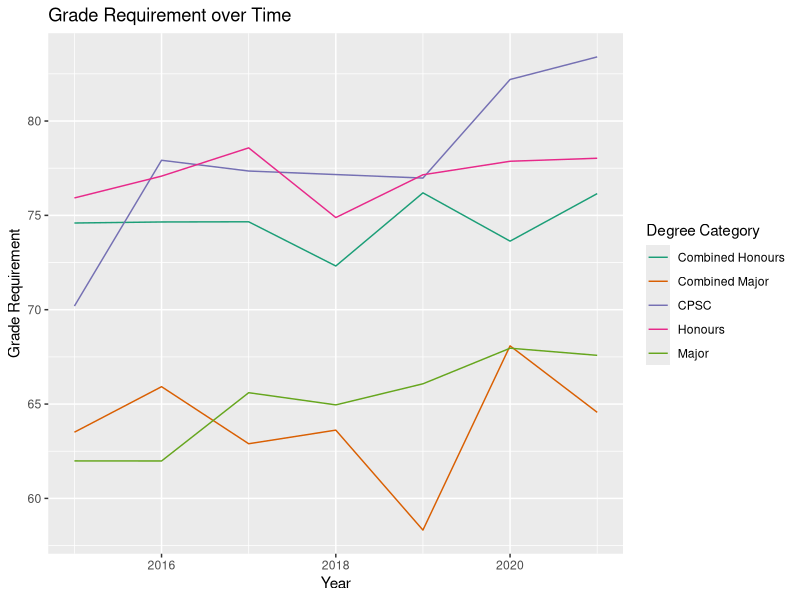
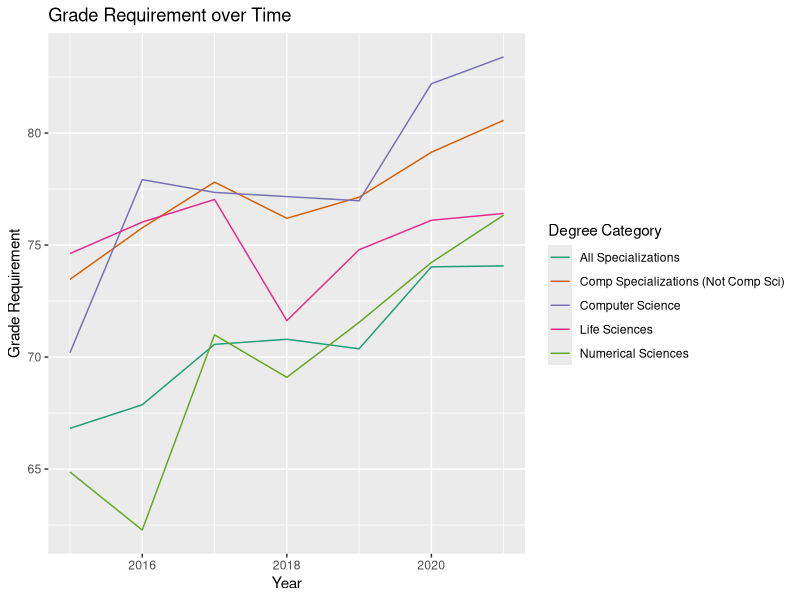
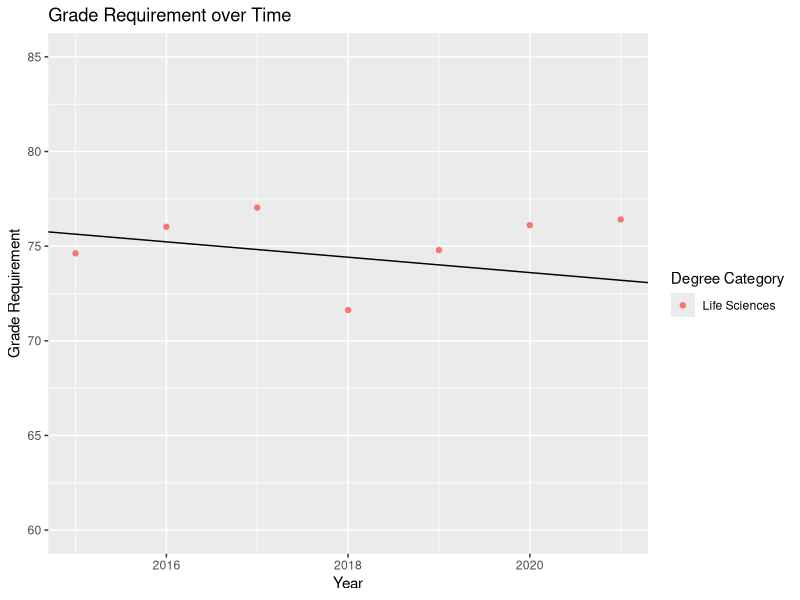
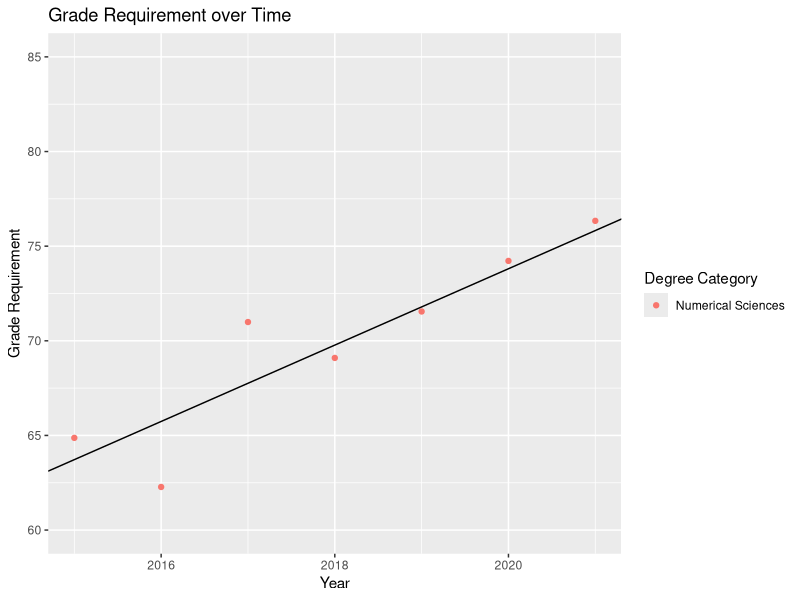
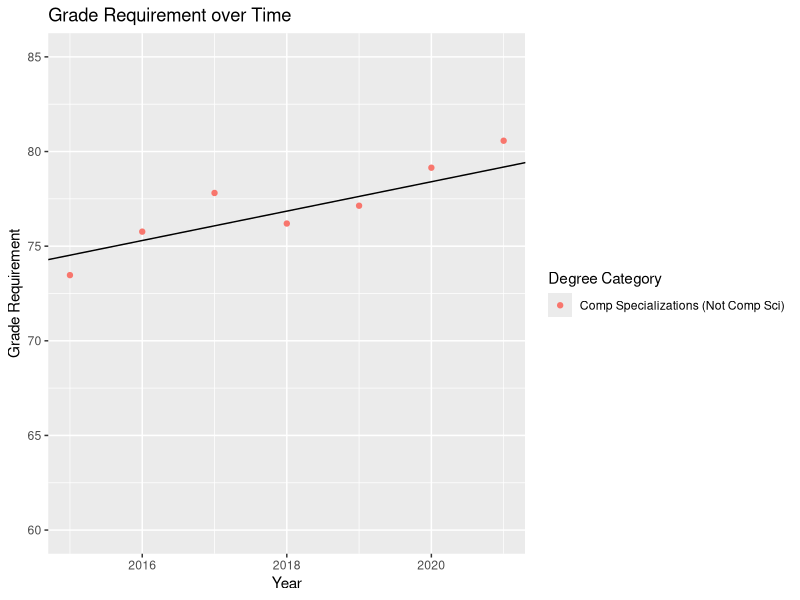
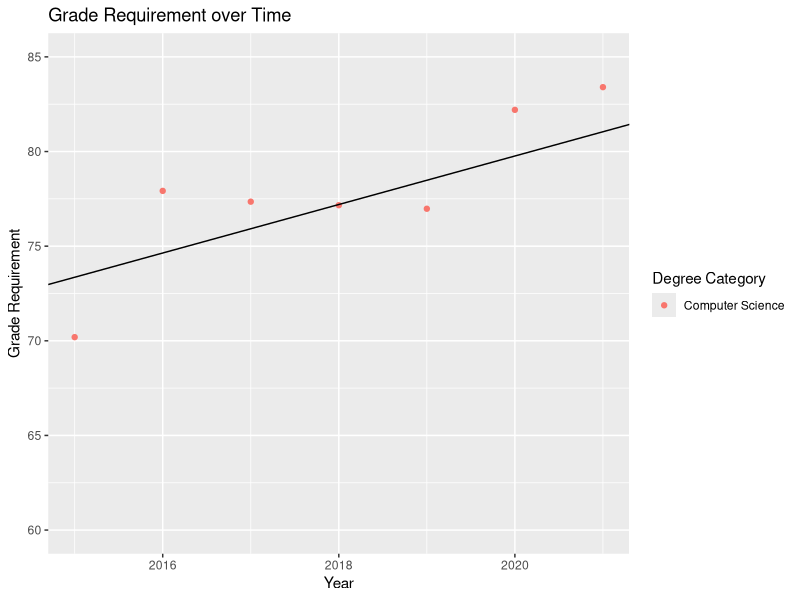
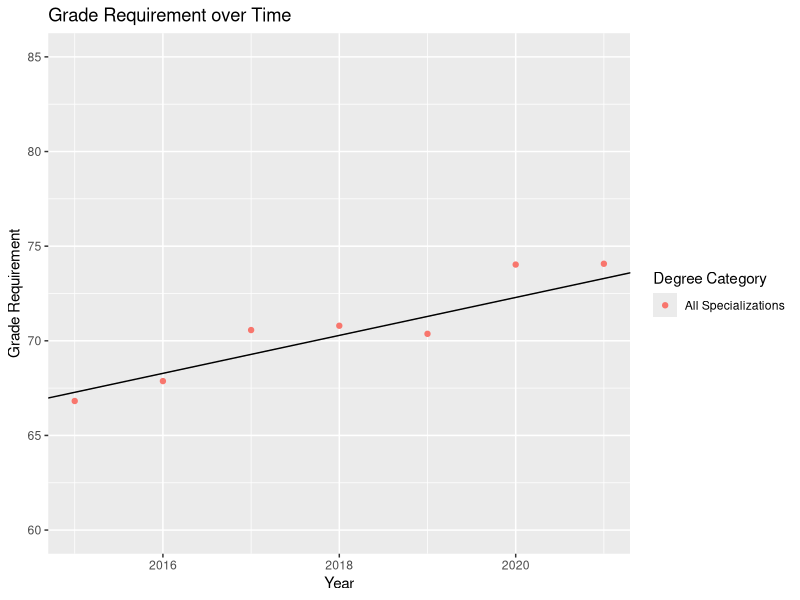
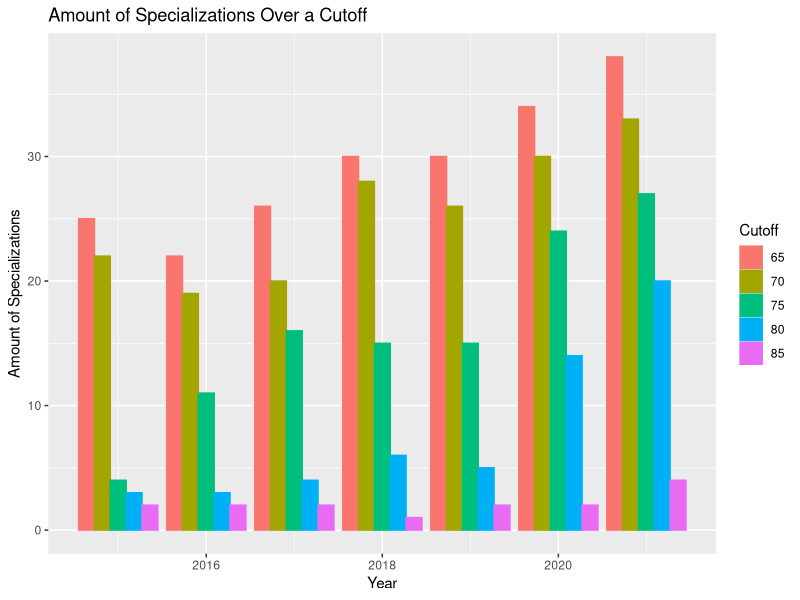

Here is the R script that generated these plots, in order: (Note: this script raises an error after producing the figures.)
## ---- chunk 1
library(tidyverse)
library(haven)

specialization_data <- read_csv("SPECIALIZATION_DATA.csv")
# remove variables: Space, Initial Admit Number, Inital Reject Number (irrevelevant to analysis) & change column names 
spec_data <- specialization_data[,-c(4,5,6,7)]
colnames(spec_data) <- c("Year","Option","Spec","max_grade","min_grade")

# remove rows that have no specialization or have no min grade
spec_data <- filter(spec_data, !is.na(spec_data$Spec) & !is.na(spec_data$min_grade))
spec_data <- filter(spec_data, !spec_data$min_grade== 0)

# Turn Max and Min Grade from chr to dbl
spec_data$min_grade <- as.numeric(spec_data$min_grade)
spec_data$max_grade <- as.numeric(spec_data$max_grade)

# Ensure max grade > min grade to make sure there is no data entry errors 
#filter(spec_data, (spec_data$min_grade > spec_data$max_grade)) # found biotech in 2020 min was 89.25 while max for 73.96 so I switch them <- Test  
spec_data$min_grade[(spec_data$Year == 2020) & (spec_data$Spec == "Honours (1136): Biotechnology")] <- 73.96
spec_data$max_grade[(spec_data$Year == 2020) & (spec_data$Spec == "Honours (1136): Biotechnology")] <- 89.25
# filter(spec_data, (spec_data$Year == 2020) & (spec_data$Spec == "Honours (1136): Biotechnology")) # <- Test

# Found that CPSC (Excluding CPSC Major Domestic Student) & CPSC (Excluding Domestic Student) are the same thing but different names --> I also change the names to make more sense
spec_data$Option[(spec_data$Option == 'CPSC (Excluding CPSC Major Domestic Student)')] <- 'CPSC (Excluding Domestic Student)'

spec_data$Option[(spec_data$Option == 'CPSC (Excluding Domestic Student)')]       <- 'CPSC (International)'
spec_data$Option[(spec_data$Option == 'CPSC (Excluding International Students)')] <- 'CPSC (Domestic)'

# Found that 'Honours (1093): Biophysics (BIOP)' option switches from Honours to Combined Honours in 2020, I switch it to Honours for consistency 
spec_data$Option[((spec_data$Year == 2020) | (spec_data$Year == 2021)) & (spec_data$Spec == 'Honours (1093): Biophysics (BIOP)')] <- 'Honours'
#filter(spec_data, spec_data$Spec == 'Honours (1093): Biophysics (BIOP)') # <- Test  

# Same with The Options: Combined Majors & Combined Major
spec_data$Option[(spec_data$Option == 'Combined Majors')] <- 'Combined Major'

print(spec_data)
## ---- chunk 2
# this code box is nesessary
CPSC_Data = filter(spec_data, spec_data$Option == 'CPSC' | spec_data$Option == 'CPSC (Domestic)' | spec_data$Option == 'CPSC (International)')
CPSC_Data

CPSC_Min <- CPSC_Data %>%
            group_by(Year) %>%
            summarize(
              Option = 'CPSC', 
              Spec = 'CPSC',
              max_grade = mean(max_grade),
              min_grade = mean(min_grade),
            ) 

#Use Interpolation to estimate 2018 min grade as there is no data on domestic min grade 
CPSC_2018_mean <- mean(c((CPSC_Min$min_grade[CPSC_Min$Year == 2017]),(CPSC_Min$min_grade[CPSC_Min$Year == 2019])))

CPSC_Min$min_grade[CPSC_Min$Year == 2018] <- CPSC_2018_mean

CPSC_Min
## ---- chunk 3
Yearly_Min <- spec_data %>%
            group_by(Year) %>%
            summarize(
                avg_min = mean(min_grade),
                avg_max = mean(max_grade)
            )

Yearly_Min
## ---- chunk 4
Honours_data <- filter(spec_data, spec_data$Option == 'Honours')
Honours_min <- Honours_data %>% 
  group_by(Year) %>% 
  summarize(
    avg_min = mean(min_grade),
    avg_max = mean(max_grade)
  )

Honours_min
## ---- chunk 5
integrated_data <- filter(spec_data, spec_data$Spec== 'Major (1682): Integrated Sciences (INSC)')
integrated_data
integrated_min <- integrated_data %>% 
  group_by(Year) %>% 
  summarize(
    avg_min = mean(min_grade),
    avg_max = mean(max_grade)
  )

integrated_min
## ---- chunk 6
# CPSC splits into Domestic & International in 2018, so for the sake of consistency I make a new Option that combines them 
spec_options_data <- spec_data 

spec_options_data <- rbind(spec_options_data, CPSC_Min)
spec_options_data <- arrange(spec_options_data, Year, Option)
spec_options_data <- filter(spec_options_data, !(spec_options_data$Option == 'CPSC (International)' | spec_options_data$Option == 'CPSC (Domestic)')) # Remove CPSC 


# I get rid of certain options that only befit one type of major (except CPSC) to avoid clutter 
spec_options_data <- filter(spec_options_data, !spec_options_data$Option == 'COGS')
spec_options_data <- filter(spec_options_data, !spec_options_data$Option == 'STAT')

## ---- chunk 7
options_data <- spec_options_data %>%
  group_by(Option, Year) %>%
  summarize(
    avg_min = mean(min_grade),
    avg_max = mean(max_grade))
  
  options_data
  
  plot <- ggplot(data = options_data,
  aes(
  x = Year,
  y = avg_min,
  color = Option,
  fill = Option
  ))
  
  
  plot <- plot + labs(
  x = "Year",
  y = "Grade Requirement",
  color = "Degree Category",
  fill = "Degree Category",
  title = "Grade Requirement over Time"
  )
  
  plot <- plot + scale_color_brewer(palette ="Dark2")
    
  plot1 <- plot + geom_line()
  plot1
## ---- chunk 8
#This function creates a subset of spec_data based on the list of specializations given 
list_spec <- function(speclist) {
  listofspec <- c() #gives me an empty subset 
  
  for (val in speclist) {
    specific_subset <- subset(spec_data, Spec == val)
    listofspec <- rbind(listofspec, specific_subset)
  }
  return(listofspec)
}

#This lists is determined by how UBC defines programs on their website (https://you.ubc.ca/programs/#mode=by-topic&viewMode=list) 
lifesciences <- c('Major (3502): Behavioural Neuroscience (PSYC)', 'Major (0244): Biochemistry (BIOC)', 'Major (3095): Biology (BIOL)', 'Major (1682): Integrated Sciences (INSC)', 'Major (1153): Microbiology and Immunology (MBIM)', 'Major (0311): Pharmacology (PCTH)', 'Honours (1136): Biotechnology', 'Honours (3221): Cellular, Anatomical and Physiological Sciences (CAPS)', 'Combined Honours (3508): Biochemistry and Forensic Science', 'Honours (1093): Biophysics (BIOP)')

#This list is what I consider numerical sciences (Note: I use the average of International and Domestic CPSC after the specialization splits in 2018)
numericalsciences <- c('Major (0562): Statistics (STAT)', 'Major Cognitive Systems(1225): Cognition and Brain', 'Major Cognitive Systems(1226): Computational Intelligence and Design', 'Major (0456): Mathematics (MATH)', 'Major (0524) Physics (PHYS)', 'Honours (0166): Mathematics (MATH)', 'Honours (0344): Physics (PHYS)', 'Combined Honours (0009): Physics and Astronomy (PHYS, ASTR)', 'Combined Honours (0014): Physics and Mathematics (PHYS, MATH)') 

#Assigning Categories to each subset 
categorized_data_lifesciences <- list_spec(lifesciences) %>%
  mutate(Category = 'Life Sciences') %>% 
        as_factor()

categorized_data_numericalsciences <- rbind((list_spec(numericalsciences)),CPSC_Min) %>%
  mutate(Category = 'Numerical Sciences') %>% 
        as_factor()

categorized_data_compsci <- CPSC_Min %>%
  mutate(Category = 'Computer Science') %>% 
        as_factor()

#Competetive Specializations does not include Comp Sci --> This a list of specializations that have a requirement >75 in 2021 
spec_data_comp_2021 <- filter(spec_data, (spec_data$Year == 2021) & (spec_data$min_grade > 75) & !spec_data$Option == 'CPSC (Domestic)' & !spec_data$Option == "CPSC (International)")
list_spec_comp <- c(t(spec_data_comp_2021$Spec))

categorized_data_comp <- list_spec(list_spec_comp) %>%
      mutate(Category = 'Comp Specializations (Not Comp Sci)') %>% 
      as_factor()

categorized_data_everything <- spec_data %>%
    mutate(Category = 'All Specializations') %>% 
      as_factor()


  
categorized_data <- rbind(categorized_data_lifesciences, categorized_data_numericalsciences, categorized_data_compsci, categorized_data_comp, categorized_data_everything)

categorized_data

#Plot 
categorized_data_plot <- categorized_data %>%
  group_by(Category, Year) %>%
  summarize(
    avg_min = mean(min_grade),
    avg_max = mean(max_grade))
  
  categorized_data_plot
  
  plot <- ggplot(data = categorized_data_plot,
  aes(
  x = Year,
  y = avg_min,
  color = Category,
  fill = Category,
  label = Category
  ))
  
  
  plot <- plot + labs(
  x = "Year",
  y = "Grade Requirement",
  color = "Degree Category",
  fill = "Degree Category",
  title = "Grade Requirement over Time"
  )
  
  plot <- plot + scale_color_brewer(palette ="Dark2")
    
  categorized_plot <- plot + geom_line()
  categorized_plot

## ---- chunk 9
#This function makes a regression plot of a categorized dataset
make_regression_plot <- function(categorized_dataset) {
catagorized_dataset_plot_data <- categorized_dataset %>%
  group_by(Category, Year) %>%
  summarize(
    avg_min = mean(min_grade),
    avg_max = mean(max_grade))

plot <- ggplot(data = catagorized_dataset_plot_data,
aes(
  x = Year,
  y = avg_min,
  color = Category,
  fill = Category
  ))
  
  
plot <- plot + labs(
  x = "Year",
  y = "Grade Requirement",
  color = "Degree Category",
  fill = "Degree Category",
  title = "Grade Requirement over Time"
  )
  

reg <- lm(avg_min~Year, filter(catagorized_dataset_plot_data, (!catagorized_dataset_plot_data$Year == 2020 & !catagorized_dataset_plot_data$Year == 2021))) # filtering here makes the regression line not include 2020 & 2021
coeff <- coefficients(reg)

intercept <- coeff[1]
slope <- coeff[2]

categorized_plot <- plot + geom_point() + geom_abline(slope = slope, intercept = intercept) + ylim(60,85)
return (categorized_plot)
}

categorized_datasets <- list(categorized_data_lifesciences, categorized_data_numericalsciences, categorized_data_comp, categorized_data_compsci, categorized_data_everything)

regression_plots <- lapply(categorized_datasets, make_regression_plot)
regression_plots
## ---- chunk 10

categorized_datasets <- list(categorized_data_lifesciences, categorized_data_numericalsciences, categorized_data_comp, categorized_data_everything)

#This function takes in a dataset and does a t-test to evaluate the acutal 2021 requirement mean in comparison to the projected mean from the regression line that extrapolates from data in 2015 - 2019
t_test_function <- function(catagorized_dataset) {
categorized_dataset <- catagorized_dataset

catagorized_dataset_plot_data <- categorized_dataset %>%
  group_by(Category, Year) %>%
  summarize(
    avg_min = mean(min_grade),
    sd_min = sd(min_grade),
    avg_max = mean(max_grade))
  
filtered_data <- filter(catagorized_dataset_plot_data, (!catagorized_dataset_plot_data$Year == 2020 & !catagorized_dataset_plot_data$Year == 2021))

reg <- lm(avg_min~Year, filtered_data)
coeff <- coefficients(reg)

intercept <- coeff[1]
slope <- coeff[2]

projected2021 <- intercept + slope*2021

actual2021 <- catagorized_dataset_plot_data$`avg_min`[catagorized_dataset_plot_data$Year == 2021]
actualSD2021 <- catagorized_dataset_plot_data$`sd_min`[catagorized_dataset_plot_data$Year == 2021]

# Hypothesis Test done by hand
# test <- pnorm(projected2021, actual2021, actualSD2021)
# test


# Confidence Intervals done by hand
# number_of_rows <-  categorized_dataset %>%
#   group_by(Spec) %>%
#   summarize() %>% 
#   nrow()
#   
#   
# standarderror <- actualSD2021 / sqrt(number_of_rows)
# criticalvalue <- qt(((1-0.95)/2), 9)
# 
# confidenceintervals <-- c((actual2021-(criticalvalue*-1)*standarderror)*-1, (actual2021+(criticalvalue*-1)*standarderror)*-1)
# 
# confidenceintervals

filtered <- filter(categorized_dataset, categorized_dataset$Year == 2021)$min_grade
filtered

t <- t.test(
      filtered,
       alternative = "two.sided",
       mu = projected2021,
       conf.level = 0.95)

return (t)
}

t_tests <- lapply(categorized_datasets, t_test_function)
t_tests
## ---- chunk 11
#This function takes in a cutoff and provides a table of how many specializations per year have a min grade above that cutoff 
count_spec_with_cutoff <- function(cutoff) {
  comp_spec_data <- spec_data %>% 
    mutate(Competetive = case_when( 
        (min_grade > cutoff) ~ "Competetive",
        TRUE ~ "Uncompetetive")) %>% 
        as_factor()
  
    comp_spec_data <- filter(comp_spec_data, comp_spec_data$Competetive == "Competetive")
    count_table <- comp_spec_data %>%
    group_by(Year) %>%
    summarize( 
    'Count' = n(),
    Cutoff = cutoff)
    count_table$Cutoff <- as.character(count_table$Cutoff)
    
return (count_table)
}

count_data <- rbind(count_spec_with_cutoff(65), count_spec_with_cutoff(70), count_spec_with_cutoff(75), count_spec_with_cutoff(80), count_spec_with_cutoff(85))
count_data

count_plot <- ggplot(count_data,
                       aes(
                         x = Year,
                         y = Count,
                         color = Cutoff,
                         fill = Cutoff
                       ))

count_plot <- count_plot + labs(
  x = "Year",
  y = "Amount of Specializations",
  color = "Cutoff",
  fill = "Cutoff",
  title = "Amount of Specializations Over a Cutoff"
  )
    
  count_plot <- count_plot + geom_col(position = "dodge")
  
  count_plot
## ---- chunk 12
#This function takes in a cutoff and provides a table of how many specializations per year have this requirement more there is than in 2015 
count_diff_with_cutoff <- function(cutoff) {
 count_table <- count_spec_with_cutoff(cutoff)
 diff_table <- count_table %>%
  mutate(Difference = Count - count_table$Count[Year == 2015]) %>%
  filter(!count_table$Year == 2015)
  
return (diff_table)
}

diff_data <- rbind(count_diff_with_cutoff(65), count_diff_with_cutoff(70), count_diff_with_cutoff(75), count_diff_with_cutoff(80), count_diff_with_cutoff(85))

diff_data

diff_plot <- ggplot(diff_data,
                       aes(
                         x = Year,
                         y = Difference,
                         color = Cutoff,
                         fill = Cutoff
                       ))

diff_plot <- diff_plot + labs(
  x = "Year",
  y = "Difference in Count from 2015",
  color = "Cutoff",
  fill = "Cutoff",
  title = "Difference in Amount of Specializations Over a Cutoff from 2015"
  )
    
  diff_plot <- diff_plot + geom_col(position = "dodge")
  
  diff_plot
## ---- chunk 13
spec_data_cpsc_consistent <- filter(spec_data, (!spec_data$Option == 'CPSC (International)' & !spec_data$Option == 'CPSC (Domestic)' & !spec_data$Option == 'CPSC'))
spec_data_cpsc_consistent <- rbind(spec_data_cpsc_consistent, CPSC_Min)
spec_data_consistent <- spec_data_cpsc_consistent %>%
  group_by(Spec) %>%
  filter(all(2015:2021 %in% Year))

spec_data_consistent

#This is a test to verify that the specializations are consistent throughout the years
count_spec_data <- spec_data_consistent %>%
    group_by(Year) %>%
    summarise(Count = n())
    
count_spec_data
## ---- chunk 14
count_spec_with_cutoff_consistent <- function(cutoff) {
  comp_spec_data_consistent <- spec_data_consistent %>% 
    mutate(Competetive = case_when( 
        (min_grade > cutoff) ~ "Competetive",
        TRUE ~ "Uncompetetive")) %>% 
        as_factor()
  
     comp_spec_data_consistent <- comp_spec_data_consistent %>%
       ungroup %>%
       filter(comp_spec_data_consistent$Competetive == "Competetive")
     
    count_table_consistent <- comp_spec_data_consistent %>%
    group_by(Year) %>%
    summarize( 
    'Count' = n(),
    Cutoff = cutoff)
    count_table_consistent$Cutoff <- as.character(count_table_consistent$Cutoff)
    
return (count_table_consistent)
}

count_data_consistent <- rbind(count_spec_with_cutoff_consistent(65), count_spec_with_cutoff_consistent(70), count_spec_with_cutoff_consistent(75), count_spec_with_cutoff_consistent(80), count_spec_with_cutoff_consistent(85))
# to test if this is actually consistent, put cutoff at 0 and add it onto data
count_data_consistent

count_plot_consistent <- ggplot(count_data_consistent, 
                       aes(
                         x = Year,
                         y = Count,
                         color = Cutoff,
                         fill = Cutoff
                       ))

count_plot_consistent <- count_plot_consistent + labs(
  x = "Year",
  y = "Amount of Specializations",
  color = "Cutoff",
  fill = "Cutoff",
  title = "Amount of Specializations Over a Cutoff (Consistent)"
  )
    
  count_plot_consistent <- count_plot_consistent + geom_col(position = "dodge")
  
  count_plot_consistent
## ---- chunk 15
count_diff_with_cutoff_consistent <- function(cutoff) {
 count_table_consistent <- count_spec_with_cutoff_consistent(cutoff)
 diff_table <- count_table_consistent %>%
  mutate(Difference = Count - count_table_consistent$Count[Year == 2015]) %>%
  filter(!count_table_consistent$Year == 2015)
  
return (diff_table)
}

diff_data_consistent <- rbind(count_diff_with_cutoff_consistent(65), count_diff_with_cutoff_consistent(70), count_diff_with_cutoff_consistent(75), count_diff_with_cutoff_consistent(80), count_diff_with_cutoff_consistent(85))

diff_data_consistent

diff_plot_consistent <- ggplot(diff_data_consistent,
                       aes(
                         x = Year,
                         y = Difference,
                         color = Cutoff,
                         fill = Cutoff
                       ))

diff_plot_consistent <- diff_plot_consistent + labs(
  x = "Year",
  y = "Difference in Count from 2015",
  color = "Cutoff",
  fill = "Cutoff",
  title = "Difference in Amount of Specializations Over a Cutoff from 2015 (Consistent)"
  )
    
  diff_plot_consistent <- diff_plot_consistent + geom_col(position = "dodge")
  
  diff_plot_consistent
## ---- chunk 16
count_plot + ylim(0,40)
count_plot_consistent + ylim(0,40)
diff_plot + ylim(-5,25)
diff_plot_consistent + ylim(-5,25)
## ---- chunk 17
#This function takes in 2 years and returns a table of specializations that in the lower year, had a requirement lower than the cutoff but in the upperyear had a requirement above the cutoff 
specialization_requirement_change <- function(loweryear, upperyear, cutoff) {

spec_data_consistent_part4 <- spec_data %>%
  group_by(Spec) %>%
  filter(all(loweryear:upperyear %in% Year))

spec_data_consistent_part4

summarise_spec_spec_data <- spec_data_consistent_part4 %>%
  group_by(Spec) %>%
  summarise()

summarise_spec_spec_data

list_spec_data <- c(t(summarise_spec_spec_data$Spec))

list_spec_data <- list_spec_data
list_spec_data

empty_list_spec <- c()
for (variable in list_spec_data) {
  lowerrequirement <- spec_data$min_grade[(spec_data$Year == loweryear) & (spec_data$Spec == variable)]
  upperrequirement <- spec_data$min_grade[(spec_data$Year == upperyear) & (spec_data$Spec == variable)]
  requirement <- (lowerrequirement < cutoff & cutoff <= upperrequirement)
  
  if(requirement) {
    specific_subset <- subset(spec_data, ((spec_data$Spec == variable) & ((spec_data$Year == loweryear) | (spec_data$Year == upperyear))))
    empty_list_spec <- rbind(empty_list_spec, specific_subset)
  }
}

return (empty_list_spec)
}
## ---- chunk 18
#Needs year 2015 - 2021 
specialization_requirement_change(2018, 2019, 75)
specialization_requirement_change(2019, 2018, 75)
## ---- chunk 19
specialization_requirement_change(2017, 2020, 83)
